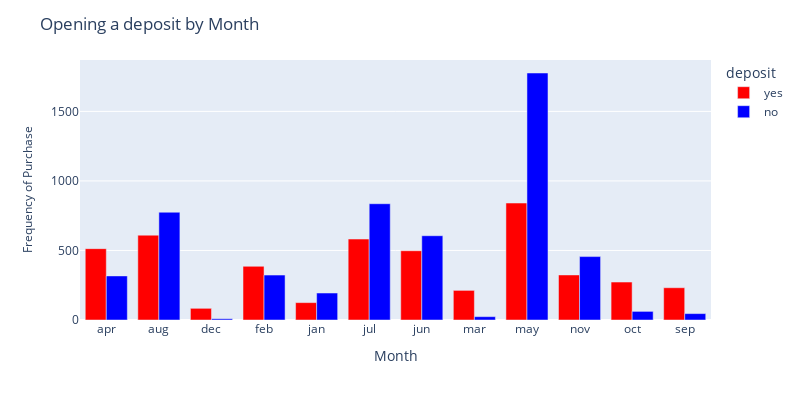

This figure's notebook cell:
### Code cell
# season
# 1 - winter, 2 - spring, 3 - summer, 4 - autumn
bank_cleaned['season'] = bank_cleaned['month'].apply(lambda x: 'winter' if x in ['dec', 'jan', 'feb'] else ('spring' if x in ['mar', 'apr', 'may'] else \
                                                                         ('summer' if x in ['jun', 'jul', 'aug'] else \
                                                                         ('autumn' if x in ['sep', 'oct', 'nov'] else 'other'))))

# Month
month_data = bank_cleaned.groupby('month', as_index=False)['deposit'].value_counts()

# Graph (Plotly) - bar chart
fig = px.bar(
    data_frame=month_data,
    x='month',
    y='count',
    color='deposit',
    barmode='group',
    height=400,
    width=800,
    color_discrete_map={'no':'blue', 'yes':'red'}
)

fig.update_layout(
    title='Opening a deposit by Month',
    xaxis=dict(
        title='Month',
        tickfont_size=12,
    ),
    yaxis=dict(
        title='Frequency of Purchase',
        titlefont_size=12,
        tickfont_size=12,
    ))

fig.show()
fig.write_image('data/fig3.png')

### Figure 1 — Plotly figure (JSON) as saved in the notebook; plotly's stock layout.template omitted (floating-point values rounded to 4 significant figures)
{"data": [{"alignmentgroup": "True", "hovertemplate": "deposit=yes<br>month=%{x}<br>count=%{y}<extra></extra>", "legendgroup": "yes", "marker": {"color": "red", "pattern": {"shape": ""}}, "name": "yes", "offsetgroup": "yes", "orientation": "v", "showlegend": true, "textposition": "auto", "type": "bar", "x": ["apr", "aug", "dec", "feb", "jan", "jul", "jun", "mar", "may", "nov", "oct", "sep"], "xaxis": "x", "y": [513, 610, 84, 386, 125, 582, 498, 213, 841, 324, 273, 232], "yaxis": "y"}, {"alignmentgroup": "True", "hovertemplate": "deposit=no<br>month=%{x}<br>count=%{y}<extra></extra>", "legendgroup": "no", "marker": {"color": "blue", "pattern": {"shape": ""}}, "name": "no", "offsetgroup": "no", "orientation": "v", "showlegend": true, "textposition": "auto", "type": "bar", "x": ["apr", "aug", "dec", "feb", "jan", "jul", "jun", "mar", "may", "nov", "oct", "sep"], "xaxis": "x", "y": [317, 775, 9, 323, 194, 836, 606, 24, 1776, 456, 62, 46], "yaxis": "y"}], "layout": {"barmode": "group", "height": 400, "legend": {"title": {"text": "deposit"}, "tracegroupgap": 0}, "margin": {"t": 60}, "title": {"text": "Opening a deposit by Month"}, "width": 800, "xaxis": {"anchor": "y", "domain": [0, 1], "tickfont": {"size": 12}, "title": {"text": "Month"}}, "yaxis": {"anchor": "x", "domain": [0, 1], "tickfont": {"size": 12}, "title": {"font": {"size": 12}, "text": "Frequency of Purchase"}}}}
